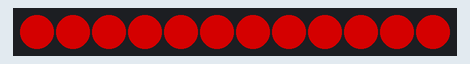
Simulated run of this sketch. Board: Arduino Uno, built with avr-gcc and run on an emulated ATmega328P. On the bench: 12 RGB LEDs in strip order, left to right. Dim RGB values are drawn brighter than linear.

Above: at 0.1 s.
At 0.6 s:
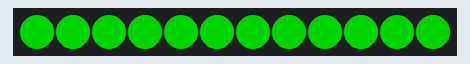
At 1.1 s:
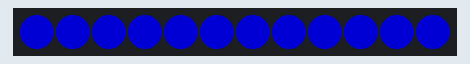

The sketch:

led_ring.ino
```cpp
//
// FaBo Brick Sample
//
// brick_3pin_led
//
// Adafruit_NeoPixel Library Downloads
// https://github.com/adafruit/Adafruit_NeoPixel

#include <Adafruit_NeoPixel.h>

int ledPin = A0;
int numPixels = 12;
Adafruit_NeoPixel pixels = Adafruit_NeoPixel(numPixels, ledPin, NEO_GRB + NEO_KHZ800);

void setup() {
  pixels.begin();
  pixels.show();
}

void loop() {
  int i;
  for(i=0; i<pixels.numPixels(); i++) {
    pixels.setPixelColor(i, pixels.Color(128, 0, 0));
  }
  pixels.show();
  delay(500);

  for(i=0; i<pixels.numPixels(); i++) {
    pixels.setPixelColor(i, pixels.Color(0, 128, 0));
  }
  pixels.show();
  delay(500);

  for(i=0; i<pixels.numPixels(); i++) {
    pixels.setPixelColor(i, pixels.Color(0, 0, 128));
  }
  pixels.show();
  delay(500);

}
```

Measured:
- by itself, everything shown: repeats every 1.5 s, in 3 steps
- what the display in image 1 shows lasts 0.5 s, from 0.5 s to 1.0 s
